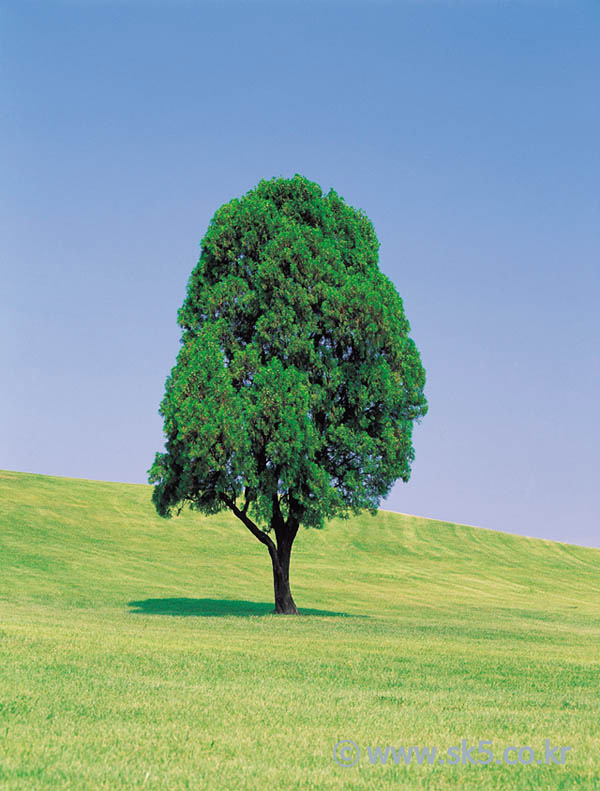
#> input picture tree.jpg, 600 x 791 px
$ python MorphologicalTransformations_Example.py
#> lines starting #> are read from the running program, lines starting #| are printed output that depends on the picture
import cv2
import numpy as np

# 컬러 이미지 읽기
image = cv2.imread('tree.jpg')
#> image is the input picture: shape (791, 600, 3); mean B, G, R 151.2, 163.5, 134.7

# 커널 생성
kernel = np.ones((5, 5), np.uint8)

# 각 채널 분리 (BGR 채널)
b, g, r = cv2.split(image)
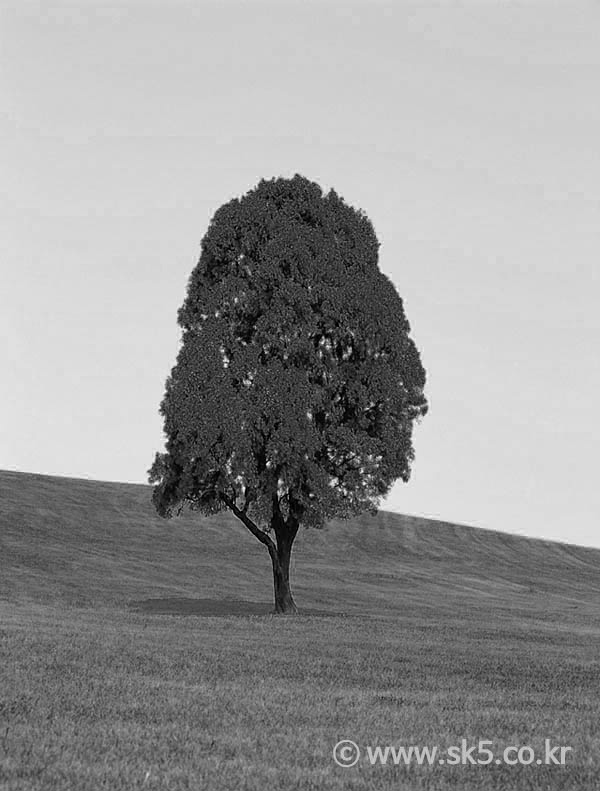
#> b: shape (791, 600); min 0, max 255, mean 151.2
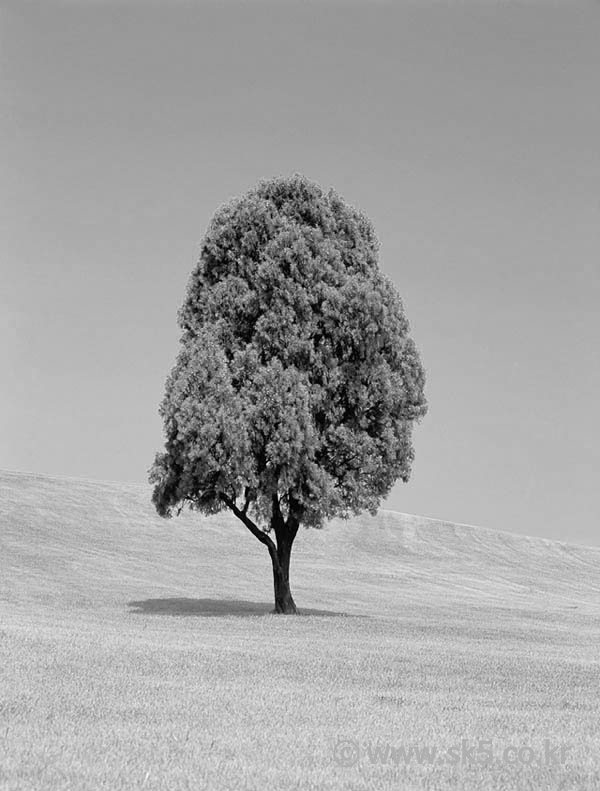
#> g: shape (791, 600); min 0, max 255, mean 163.5
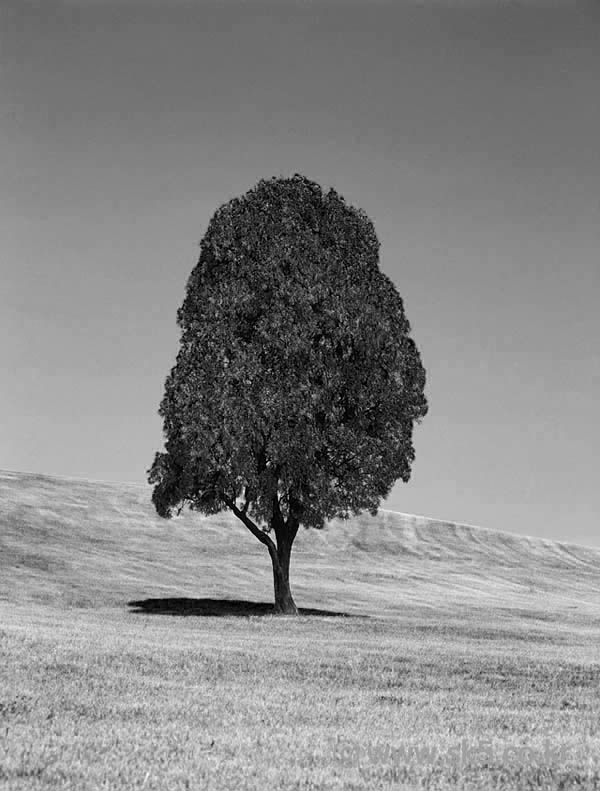
#> r: shape (791, 600); min 0, max 255, mean 134.7

# 각 채널에 열기 연산 적용
b_open = cv2.morphologyEx(b, cv2.MORPH_OPEN, kernel)
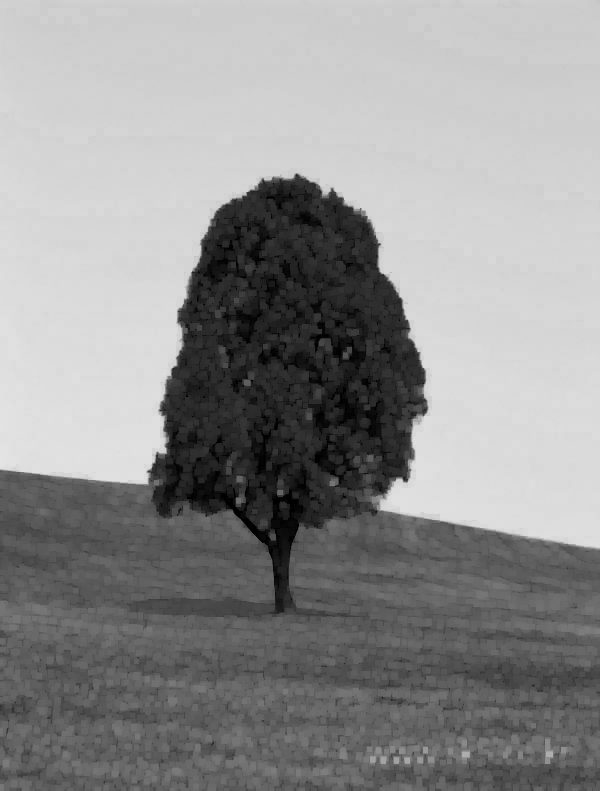
#> b_open: shape (791, 600); min 0, max 227, mean 143.8
g_open = cv2.morphologyEx(g, cv2.MORPH_OPEN, kernel)
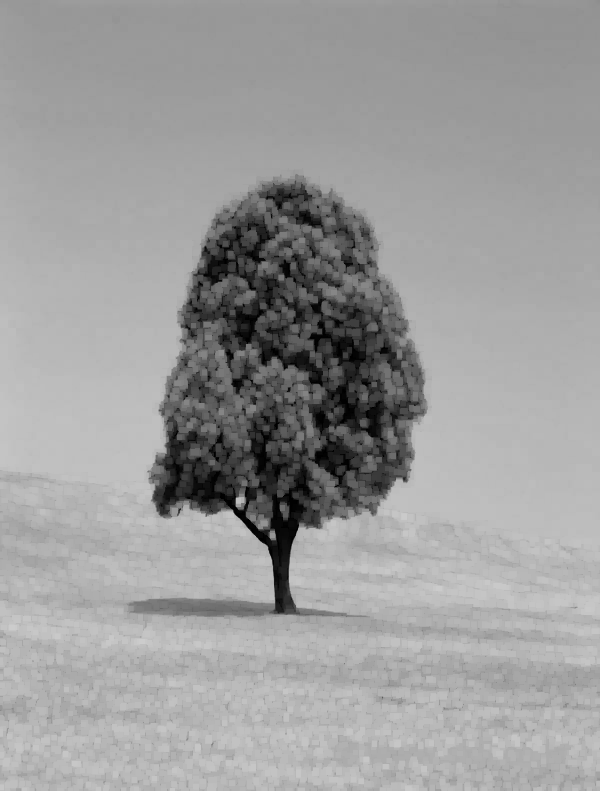
#> g_open: shape (791, 600); min 0, max 204, mean 156.2
r_open = cv2.morphologyEx(r, cv2.MORPH_OPEN, kernel)
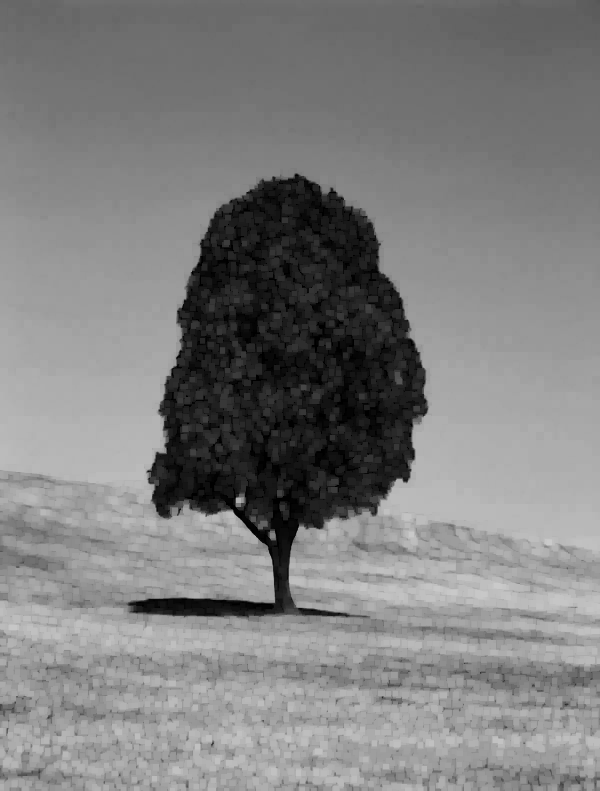
#> r_open: shape (791, 600); min 0, max 202, mean 126.9

# 채널 병합
opened_image = cv2.merge((b_open, g_open, r_open))
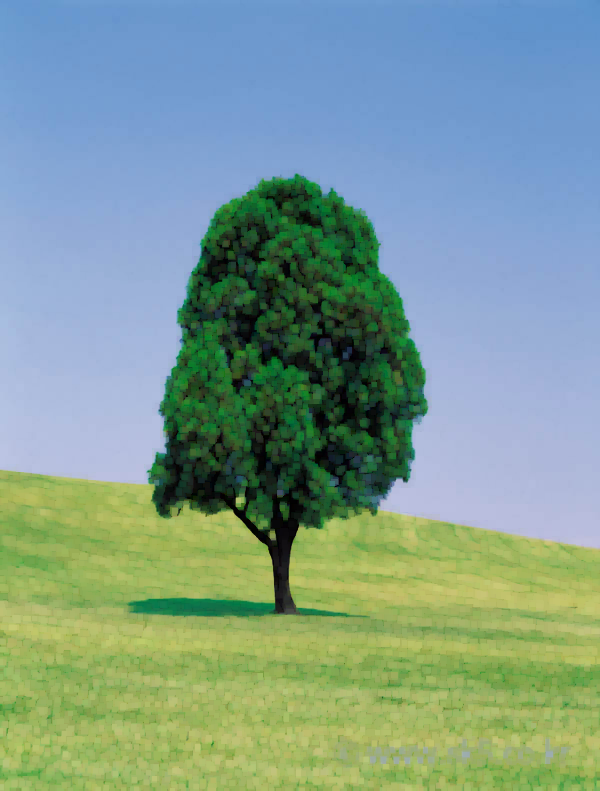
#> opened_image: shape (791, 600, 3); mean B, G, R 143.8, 156.2, 126.9

# 결과 출력
cv2.imshow('Original Color Image', image)
cv2.imshow('Opened Color Image', opened_image)
cv2.waitKey(0)
cv2.destroyAllWindows()
